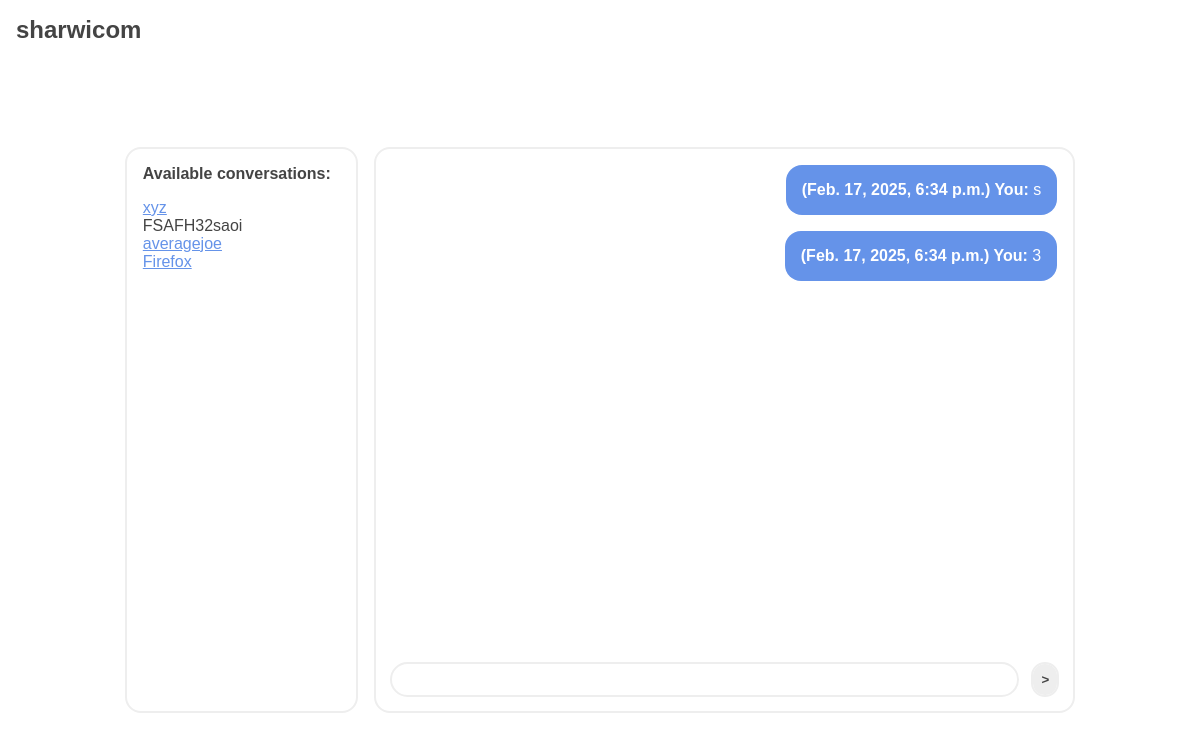
Page /conversation/FSAFH32saoi (signed in) on the earlier database version.
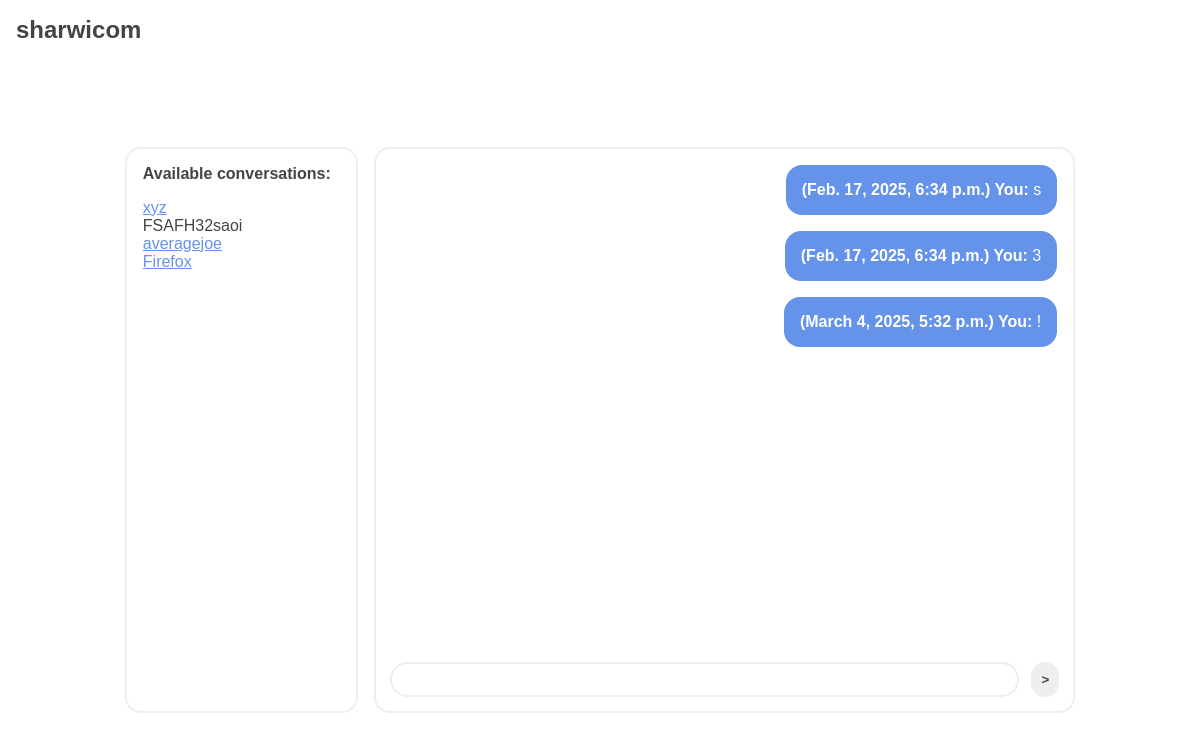
Same page on the later database version.
### mainapp/models.py (models this page shows)
class Conversation(models.Model):
    person1 = models.ForeignKey(User, related_name="conversations_as_person1", on_delete=models.CASCADE)
    person2 = models.ForeignKey(User, related_name="conversations_as_person2", on_delete=models.CASCADE)

class Message(models.Model):
    content = models.TextField()
    author = models.ForeignKey(User, on_delete=models.CASCADE)
    date = models.DateTimeField(auto_now_add=True)
    conversation = models.ForeignKey(Conversation, on_delete=models.CASCADE)

### mainapp/views.py (the view, shortened to what this page needs)
# urls.py: path('conversation/<str:recipient_name>', views.conversation, name='conversation'),
@login_required
def conversation(request, recipient_name):
    template = loader.get_template('mainapp/conversation.html')
    try: user = User.objects.get(username=recipient_name)
    except: return HttpResponse(template.render({'success': False, 'message': "A user specified in the URL does not exist!"}, request))
    try: conversation = Conversation.objects.get((Q(person1=request.user) & Q(person2=user)) | (Q(person1=user) & Q(person2=request.user)))
    except: return HttpResponse(template.render({'success': False, 'message': "Didn't find a conversation with that user!"}, request))
    messages = Message.objects.filter(conversation=conversation)
    user_conversations = get_non_empty_conversations(request.user)
    context = {
        'success': True,
        'messages': messages,
        'recipient_name': recipient_name,
        'convs': user_conversations
    }
    return HttpResponse(template.render(context, request))

### mainapp/views.py (called while the page is built)
def get_non_empty_conversations(user):
    conversations = Conversation.objects.filter(Q(person1=user) | Q(person2=user))
    non_empty_conversations = []
    for conversation in conversations:
        message = Message.objects.filter(conversation=conversation).first()
        if message: # if no mesage was found
           non_empty_conversations.append(conversation)
    return non_empty_conversations

### mainapp/templates/mainapp/conversation.html (shortened to what this page needs)
{% extends "mainapp/home-base.html" %}
{% load static %}
{% block body %}
{% if success %}
<div class="conversations-wrapper">
    <div class="available-conversations hidable">
    <div class="title">
        Available conversations:
    </div>
    {% for conv in convs %}
        <div class="available-conversation">
        {% if conv.person1 == request.user %}
            {% if conv.person2.username == recipient_name %}
                {{ conv.person2.username }}
            {% else %}
                <a href="{% url 'conversation' conv.person2.username %}">{{ conv.person2.username }}</a>
            {% endif %}
        {% else %}
            {% if conv.person1.username == recipient_name %}
                {{ conv.person1.username }}
            {% else %}
                <a href="{% url 'conversation' conv.person1.username %}">{{ conv.person1.username }}</a>
            {% endif %}
        {% endif %}
        </div>
    {% endfor %}
    </div>
    <div class="active-conversation">
        <div class="conversation" data-user="{{ request.user.username }}" data-recipient="{{ recipient_name }}">
            {% for msg in messages %}
                {% if msg.author == request.user %}
                    <div class="you"><div class="message"><b>({{ msg.date }}) You:</b> {{ msg.content }}</div></div>
                {% else %}
                    <div class="recipient"><div class="message"><b>({{ msg.date }}) {{ recipient_name }}:</b> {{ msg.content }}</div></div>
                {% endif %}
            {% endfor %}
        </div>
        <div class="create" method="post">
            <input class="message" name="message-content" type="text">
            <button type="submit" class="send-message">></button>
        </div>
    </div>
</div>
{% else %}
{{ message }}
{% endif %}
{% endblock %}

Differences in the rows shown:
added Message: date "March 4, 2025, 5:32 p.m.", content "!"
